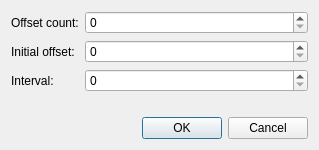
<?xml version="1.0" encoding="UTF-8"?>
<ui version="4.0">
 <class>AddOffsetsDialog</class>
 <widget class="QDialog" name="AddOffsetsDialog">
  <property name="geometry">
   <rect>
    <x>0</x>
    <y>0</y>
    <width>319</width>
    <height>150</height>
   </rect>
  </property>
  <property name="maximumSize">
   <size>
    <width>400</width>
    <height>150</height>
   </size>
  </property>
  <property name="windowTitle">
   <string>Create offsets</string>
  </property>
  <property name="modal">
   <bool>true</bool>
  </property>
  <layout class="QVBoxLayout" name="verticalLayout">
   <item>
    <layout class="QFormLayout" name="formLayout">
     <property name="fieldGrowthPolicy">
      <enum>QFormLayout::AllNonFixedFieldsGrow</enum>
     </property>
     <item row="2" column="0">
      <widget class="QLabel" name="initialOffsetLabel">
       <property name="text">
        <string>Initial offset:</string>
       </property>
      </widget>
     </item>
     <item row="2" column="1">
      <widget class="QSpinBox" name="initialOffsetSpinBox"/>
     </item>
     <item row="1" column="0">
      <widget class="QLabel" name="offsetCountLabel">
       <property name="text">
        <string>Offset count:</string>
       </property>
      </widget>
     </item>
     <item row="1" column="1">
      <widget class="QSpinBox" name="offsetCountSpinBox">
       <property name="minimum">
        <number>0</number>
       </property>
       <property name="maximum">
        <number>999</number>
       </property>
      </widget>
     </item>
     <item row="3" column="1">
      <widget class="QSpinBox" name="intervalSpinBox">
       <property name="maximum">
        <number>359</number>
       </property>
      </widget>
     </item>
     <item row="3" column="0">
      <widget class="QLabel" name="intervalLabel">
       <property name="text">
        <string>Interval:</string>
       </property>
      </widget>
     </item>
    </layout>
   </item>
   <item>
    <widget class="QDialogButtonBox" name="buttonBox">
     <property name="orientation">
      <enum>Qt::Horizontal</enum>
     </property>
     <property name="standardButtons">
      <set>QDialogButtonBox::Cancel|QDialogButtonBox::Ok</set>
     </property>
    </widget>
   </item>
  </layout>
 </widget>
 <resources/>
 <connections>
  <connection>
   <sender>buttonBox</sender>
   <signal>accepted()</signal>
   <receiver>AddOffsetsDialog</receiver>
   <slot>accept()</slot>
   <hints>
    <hint type="sourcelabel">
     <x>248</x>
     <y>254</y>
    </hint>
    <hint type="destinationlabel">
     <x>157</x>
     <y>274</y>
    </hint>
   </hints>
  </connection>
  <connection>
   <sender>buttonBox</sender>
   <signal>rejected()</signal>
   <receiver>AddOffsetsDialog</receiver>
   <slot>reject()</slot>
   <hints>
    <hint type="sourcelabel">
     <x>316</x>
     <y>260</y>
    </hint>
    <hint type="destinationlabel">
     <x>286</x>
     <y>274</y>
    </hint>
   </hints>
  </connection>
 </connections>
</ui>
